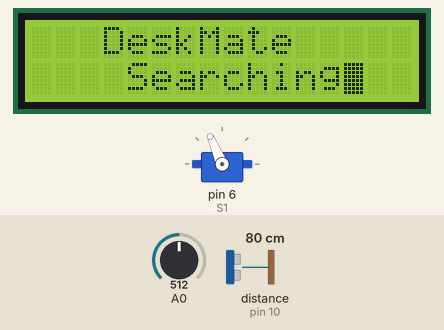
Recording of a sketch running on a simulated Arduino Uno, built with avr-gcc and run on an emulated ATmega328P. Shown: servo, 16×2 character LCD. Wiring (inferred from the names in the program): ultrasonic range finder: trigger pin 9; echo pin 10. The test bench sets the inputs (shaded band); at power-on: A0 = 512, distance to the obstacle (sensor on pin 10) 80 cm. The echo pulse lasts 58.3 µs per cm; what the sketch prints to the serial monitor is not drawn.

Above: at 1.2 s.
1.3 s: A0 set to 256
6.4 s: A0 set to 236
At 9.3 s:
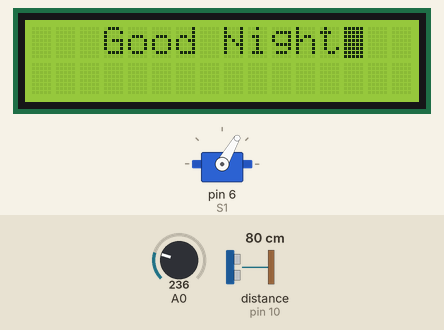
12.4 s: A0 set to 260
At 14.16 s:
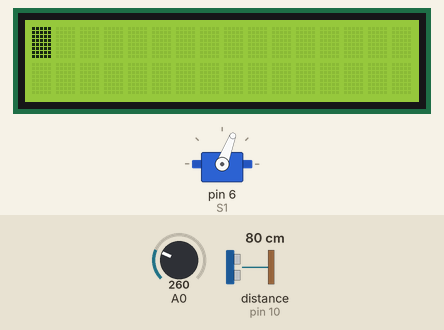
15.5 s: distance to the obstacle (sensor on pin 10) set to 2 cm
At 16.4 s:
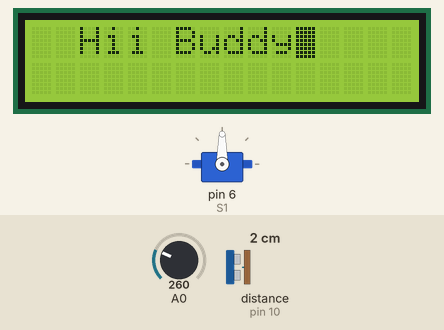
21.5 s: distance to the obstacle (sensor on pin 10) set to 34 cm
27.5 s: distance to the obstacle (sensor on pin 10) set to 41 cm
At 33.4 s:
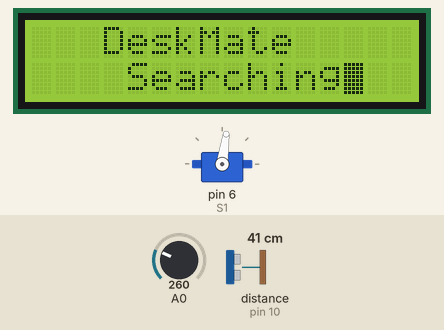
Timing chart, 0 to 34.5 s (numbered marks = the images above; inputs shaded):
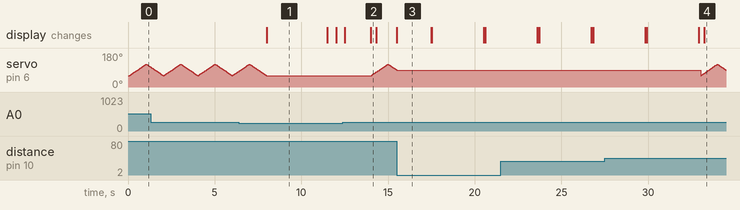

The sketch:

DeskMateRobo.ino
```cpp
#include <LiquidCrystal.h>
#include<Servo.h>

Servo S1;

// LCD Pins: RS, E, D4, D5, D6, D7
LiquidCrystal lcd(12, 11, 5, 4, 3, 2);
int Trig = 9;
int Echo = 10;
int Time;
int Distance;
int person_present = 0;
int x = 35;       //x is the threshold distance. for detecting a person

void setup()
{
  Serial.begin(9600);

  S1.attach(6);
  S1.write(60);

  pinMode(Trig,OUTPUT);
  pinMode(Echo,INPUT);

  lcd.begin(16, 2);      // Initialize a 16x2 LCD

}

int sense(){
  digitalWrite(Trig,0);
  delayMicroseconds(2);
  digitalWrite(Trig,1);
  delayMicroseconds(10);
  digitalWrite(Trig, 0);

  Time = pulseIn(Echo,1,30000);
  Distance = (0.0343 * Time)/2;
  return Distance;
}

void loop()
{
  int lightValue;
  lightValue = analogRead(A0);


  if (lightValue < 250){                      //if Dark
    lcd.clear();
    lcd.setCursor(3,0);
    lcd.print("Good Night");
    delay(3500);
    lcd.clear();

    while(lightValue < 250){
      for(int i = 1; i <= 3; i++) {

          lcd.setCursor(6,1);

          if(i == 1)
              lcd.print("Z");

          else if(i == 2)
              lcd.print("Zz");

          else
              lcd.print("Zzz");

          delay(500);
      }
      lightValue = analogRead(A0);
    }

      delay(1000);
      lcd.clear();
  }else{
        lcd.clear();
        lcd.setCursor(3, 0);            //DeskMate Searching
        lcd.print("DeskMate");
        lcd.setCursor(4, 1);
        lcd.print("Searching");
        lcd.blink();

        for(int i = 60; i<=120; i++){          //searching until someone comes
          S1.write(i);
          delay(15);

          if (i % 5 == 0){
            Distance = sense();
            Serial.println(Distance);
          }


          if(Distance < x){

            person_present = 1;      // Person detected

            S1.write(i);             // Stop servo at current position

            lcd.clear();
            lcd.setCursor(2,0);
            lcd.print("Hii Buddy");
            delay(2000);
            lcd.clear();

            // Stay here until the person leaves
            while(person_present == 1){
                S1.write(i);

                lcd.setCursor(2,1);
                lcd.print("How are u?");
                delay(3000);
                lcd.clear();

                Distance = sense();
                Serial.println(Distance);

                if(Distance > x){       // Person left
                    person_present = 0;
                }

                delay(100);
            }

            lcd.clear();
            break;
        }
        }

        if(person_present == 0){

          for(int i = 120; i>=60; i--){

              S1.write(i);
              delay(15);

              if(i % 5 == 0){
                  Distance = sense();
                  Serial.println(Distance);
              }

              if(Distance < x){

                  person_present = 1;

                  S1.write(i);

                  lcd.clear();
                  lcd.setCursor(2,0);
                  lcd.print("Hii Buddy");
                  delay(2000);
                  lcd.clear();

                  while(person_present == 1){

                      Distance = sense();
                      Serial.println(Distance);

                      lcd.setCursor(2,1);
                      lcd.print("How are u?");
                      delay(3000);
                      lcd.clear();

                      if(Distance > x){
                          person_present = 0;
                      }

                      delay(100);
                  }

                  lcd.clear();
                  break;
              }
          }

      }

  }

}
```

Measured:
- the behaviour switches between 250 and 249 on A0 (found by bisection; images 0 and 1)
- the behaviour switches between 36 and 37 cm on distance to the obstacle (sensor on pin 10) (found by bisection; images 3 and 4)
- after the input at 6.4 s, servo on pin 6 (S1): goes on until 8.0 s, then stays 60°; the display: changes after 1.6 s (image 1)
- after the input at 12.4 s, servo on pin 6 (S1): rises from 60° to 120° in 0.93 s, then falls to 91° in 0.49 s
- after the input at 15.5 s, servo on pin 6 (S1): goes on until 15.5 s, then stays 90°; the display: changes at once (image 3)
- what the display in image 1 shows lasts 3.5 s, from 8.0 s to 11.5 s
